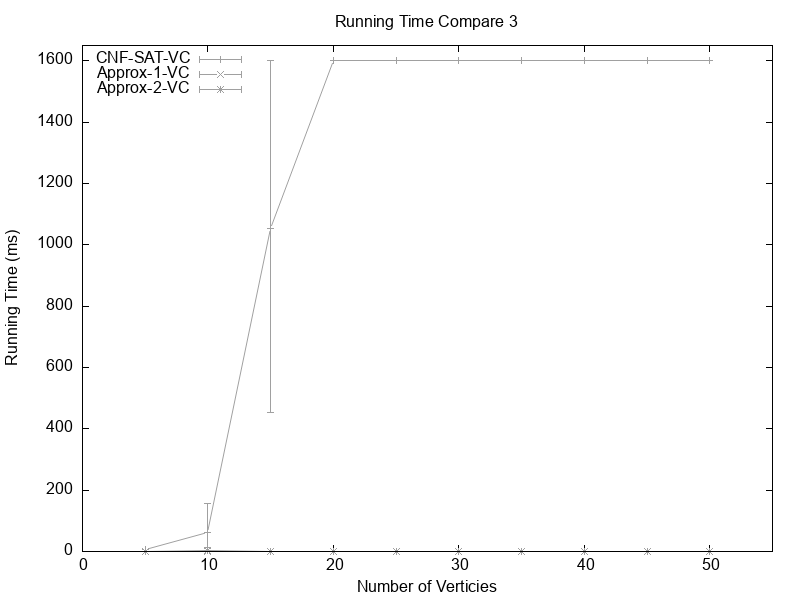

This figure's gnuplot source:
set datafile separator ","
set xlabel "Number of Verticies"
set ylabel "Running Time (ms)" 
# set ylabel "Effective Ratio" 
set title "Running Time Compare 3"

# Set the range of the axes
set xrange [0:55]
set yrange [0:1650]

# Define the style of the error regions
set style fill solid 0.5 border

# Set key left
set key left

# Plot the data from the CSV file with low and high y values
# plot "data.csv" using 1:2:3:4 with yerrorlines  title "CNF-SAT-VC"

set term png size 800,600
set output "RTC3.png"

plot 'Running Time Compare 3.csv' using 1:2:($3):($4) with yerrorlines title "CNF-SAT-VC" dt 1 lc 0 lt 16, \
     '' using 1:5:($6):($7) with yerrorlines title "Approx-1-VC" dt 2 lc 0 lt 32, \
     '' using 1:8:($9):($10) with yerrorlines title "Approx-2-VC" dt 3 lc 0 lt 32
